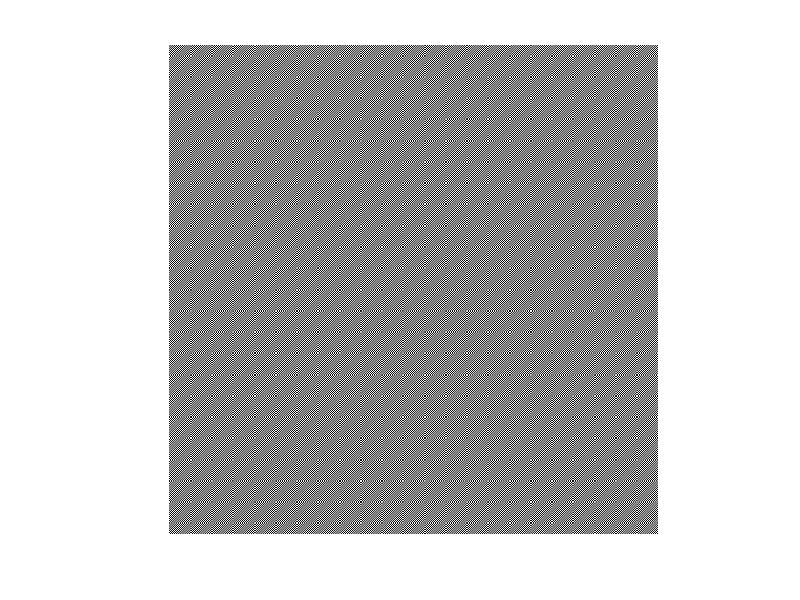
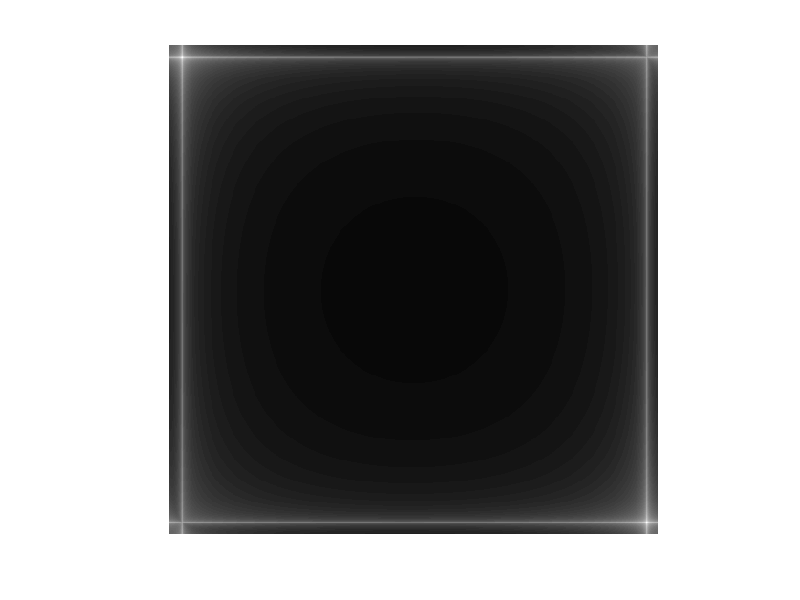

Recreate these plots in MATLAB, in order.
clear all;
close all;

xsize = 512;
ysize = 512;

alpha1 = 0;  % Rotationswinkel 1
alpha2 = pi/4;  % Rotationswinkel 2
f1 = 180;     % Frequenz 1
f2 = 380;     % Frequenz 2
a1 = 0;      % Amplitude 1
a2 = 1;      % Amplitude 2
phase1 = 0;
phase2 = 0;

[X,Y] = meshgrid([0:xsize-1]/xsize,[0:ysize-1]/ysize);
grid1 = cos(alpha1)*X + sin(alpha1)*Y;
grid2 = cos(alpha2)*X + sin(alpha2)*Y;

im = a1*sin(2*pi*f1*grid1 + phase1) + a2*sin(2*pi*f2*grid2 + phase2);
imshow(im,[-(a1+a2) a1+a2]);
%surf(im,'FaceColor','interp',...
%    'EdgeColor','none',...
%    'FaceLighting','phong');
%camlight left
%camlight headlight

figure;
IM = fft2(im);
IMd = log(1+abs(IM));
imshow(fftshift(IMd/max(max(IMd))),[0 1]);
%surf(fftshift(abs(IM)),'FaceColor','interp',...
%    'EdgeColor','none',...
%    'FaceLighting','phong');
%camlight left
%camlight headlight
